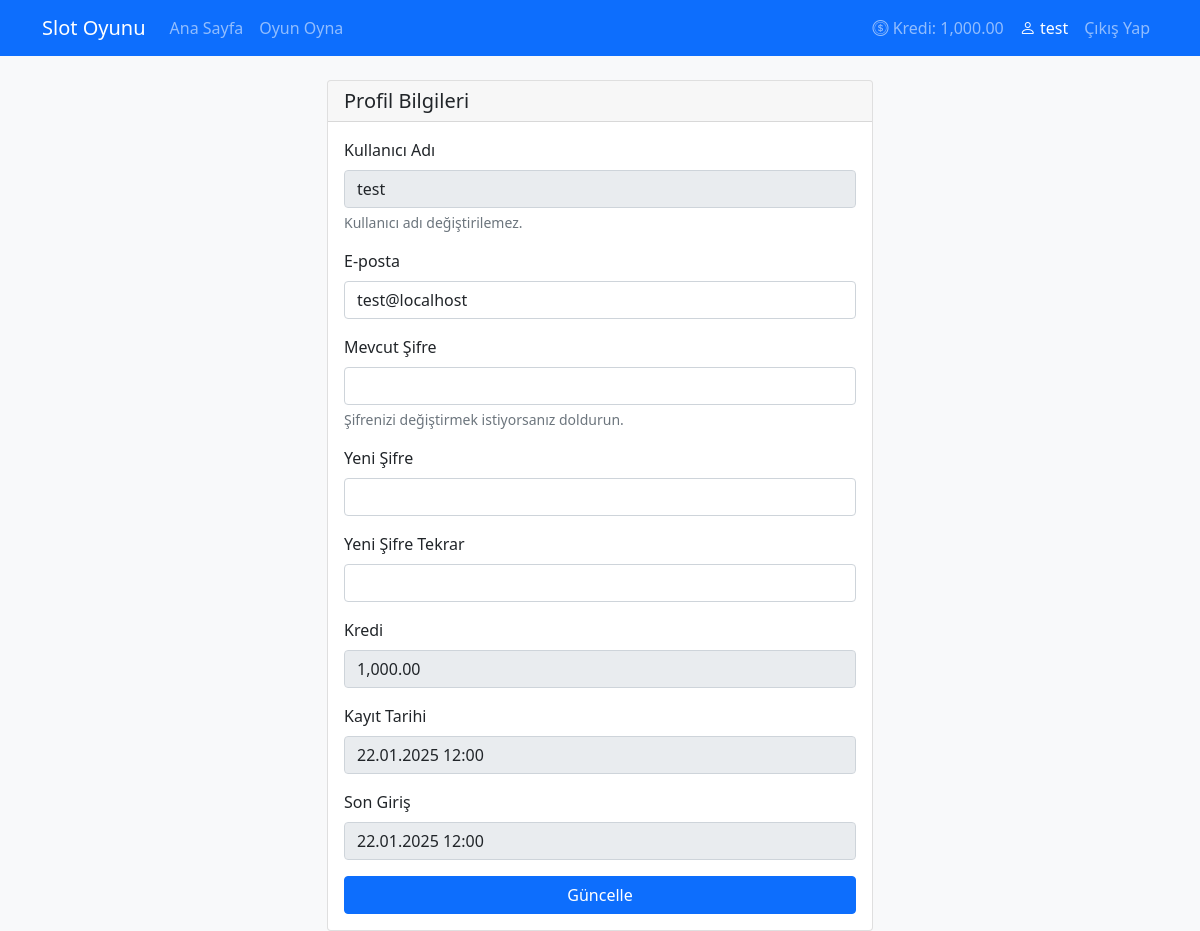
The app's page /profile.php (signed in) with its own data.
### tables this page shows
CREATE TABLE users (
    id INT AUTO_INCREMENT PRIMARY KEY,
    username VARCHAR(50) NOT NULL UNIQUE,
    password VARCHAR(255) NOT NULL,
    email VARCHAR(100) NOT NULL UNIQUE,
    credits DECIMAL(15,2) DEFAULT 1000.00,
    is_admin BOOLEAN DEFAULT FALSE,
    created_at TIMESTAMP DEFAULT CURRENT_TIMESTAMP,
    last_login TIMESTAMP DEFAULT CURRENT_TIMESTAMP ON UPDATE CURRENT_TIMESTAMP
);

### profile.php (the view, shortened to what this page needs)
<?php
require_once 'config/db.php';
$stmt = $db->prepare("SELECT * FROM users WHERE id = ?");
$stmt->execute([$_SESSION['user_id']]);
$user = $stmt->fetch();
?>
<!DOCTYPE html>
<html lang="tr">
<head>
    <link href="https://cdn.jsdelivr.net/npm/bootstrap@5.1.3/dist/css/bootstrap.min.css" rel="stylesheet">
    <link href="https://cdn.jsdelivr.net/npm/bootstrap-icons@1.8.1/font/bootstrap-icons.css" rel="stylesheet">
</head>
<body class="bg-light">
    <nav class="navbar navbar-expand-lg navbar-dark bg-primary">
        <div class="container">
            <a class="navbar-brand" href="#">Slot Oyunu</a>
            <div class="collapse navbar-collapse" id="navbarNav">
                <ul class="navbar-nav">
                    <li class="nav-item">
                        <a class="nav-link" href="dashboard.php">Ana Sayfa</a>
                    </li>
                    <li class="nav-item">
                        <a class="nav-link" href="game.php">Oyun Oyna</a>
                    </li>
                </ul>
                <ul class="navbar-nav ms-auto">
                    <li class="nav-item">
                        <span class="nav-link">
                            <i class="bi bi-coin"></i> Kredi: <?php echo number_format($user['credits'], 2); ?>
                        </span>
                    </li>
                    <li class="nav-item">
                        <a class="nav-link active" href="profile.php">
                            <i class="bi bi-person"></i> <?php echo htmlspecialchars($user['username']); ?>
                        </a>
                    </li>
                    <li class="nav-item">
                        <a class="nav-link" href="logout.php">Çıkış Yap</a>
                    </li>
                </ul>
            </div>
        </div>
    </nav>
    <div class="container mt-4">
        <div class="row justify-content-center">
            <div class="col-md-6">
                <div class="card">
                    <div class="card-header">
                        <h5 class="card-title mb-0">Profil Bilgileri</h5>
                    </div>
                    <div class="card-body">
                        <form action="" method="POST">
                            <div class="mb-3">
                                <label class="form-label">Kullanıcı Adı</label>
                                <input type="text" class="form-control" value="<?php echo htmlspecialchars($user['username']); ?>" readonly>
                                <div class="form-text">Kullanıcı adı değiştirilemez.</div>
                            </div>
                            <div class="mb-3">
                                <label for="email" class="form-label">E-posta</label>
                                <input type="email" class="form-control" id="email" name="email" value="<?php echo htmlspecialchars($user['email']); ?>" required>
                            </div>
                            <div class="mb-3">
                                <label for="current_password" class="form-label">Mevcut Şifre</label>
                                <input type="password" class="form-control" id="current_password" name="current_password">
                                <div class="form-text">Şifrenizi değiştirmek istiyorsanız doldurun.</div>
                            </div>
                            <div class="mb-3">
                                <label for="new_password" class="form-label">Yeni Şifre</label>
                                <input type="password" class="form-control" id="new_password" name="new_password">
                            </div>
                            <div class="mb-3">
                                <label for="new_password_confirm" class="form-label">Yeni Şifre Tekrar</label>
                                <input type="password" class="form-control" id="new_password_confirm" name="new_password_confirm">
                            </div>
                            <div class="mb-3">
                                <label class="form-label">Kredi</label>
                                <input type="text" class="form-control" value="<?php echo number_format($user['credits'], 2); ?>" readonly>
                            </div>
                            <div class="mb-3">
                                <label class="form-label">Kayıt Tarihi</label>
                                <input type="text" class="form-control" value="<?php echo date('d.m.Y H:i', strtotime($user['created_at'])); ?>" readonly>
                            </div>
                            <div class="mb-3">
                                <label class="form-label">Son Giriş</label>
                                <input type="text" class="form-control" value="<?php echo $user['last_login'] ? date('d.m.Y H:i', strtotime($user['last_login'])) : '-'; ?>" readonly>
                            </div>
                            <div class="d-grid">
                                <button type="submit" class="btn btn-primary">Güncelle</button>
                            </div>
                        </form>
                    </div>
                </div>
            </div>
        </div>
    </div>
</body>
</html>

### records on screen
users: credits "1,000.00", username "test", email "test@localhost", created_at "22.01.2025 12:00", last_login "22.01.2025 12:00"
